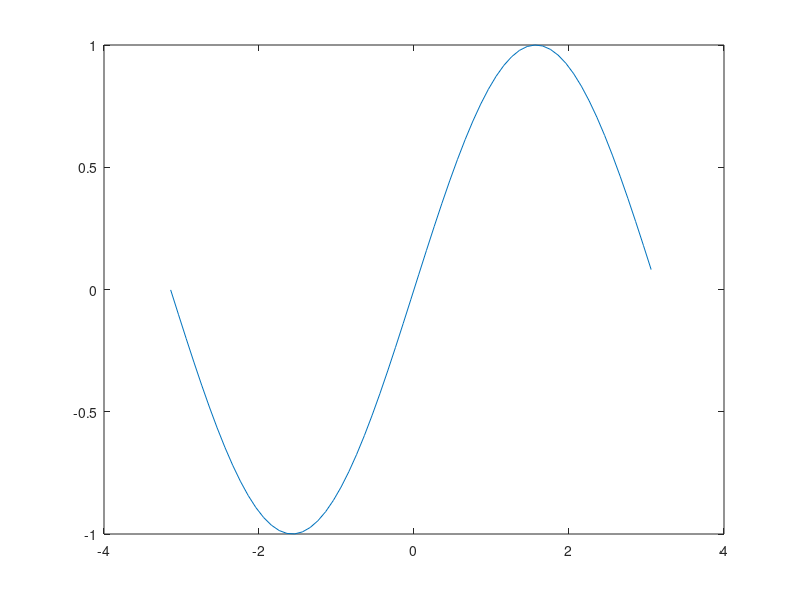

MATLAB code to generate this figure: (Note: this script raises an error after producing the figure.)
%Clearing the environment 
clc; 

%Adding search paths to the directory 
addpath('functions', 'dataset');

x = -3.14:0.1:3.14;
input = sin(x);
plot(x, input);
%calling ReLu Function
getReLuArray(input,32)
plot(x, getReLuArray(input,32))